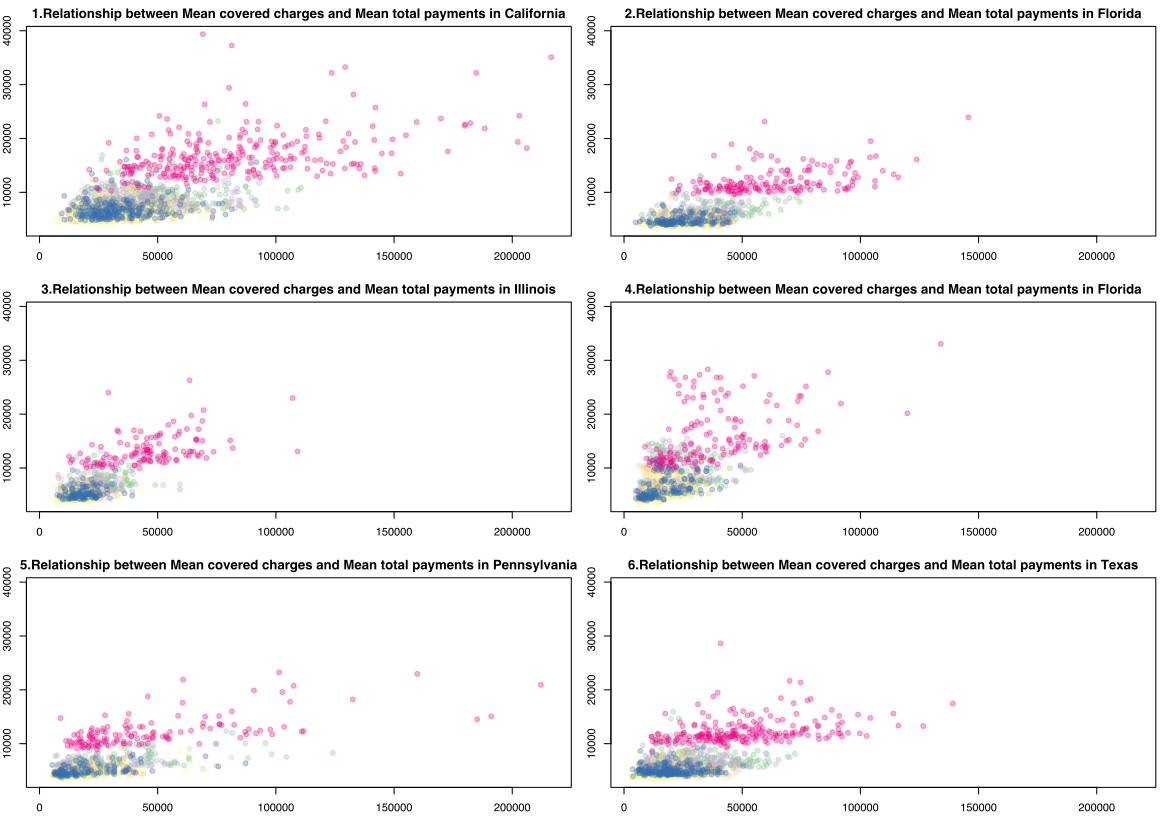

Generate this figure with R:
library(tidyverse)
library(RColorBrewer)
setwd("~/GitHub/DataScienceSpecialization/Reproducible Research/Week 1")
payments <- read_csv("payments.csv")
##Selecting a color palette with six levels
cols<-brewer.pal(n=6,name="Accent")
d <- t(col2rgb(cols))
cols <- paste0(rgb(d,maxColorValue = 255),"50")
par(mfrow = c(3,2),mar = c(3,2,2,1))
##limits for x and y axis in the plots
xmax <- max(payments$Average.Covered.Charges)
xmin <- min(payments$Average.Covered.Charges)
xlim <- c(xmin,xmax)
ymax <- max(payments$Average.Total.Payments)
ymin <- min(payments$Average.Total.Payments)
ylim <- c(ymin,ymax)
##Filtering the data to make the first plot
temp <- filter(payments, Provider.State == "CA")
cols_drg <- character(length(temp$DRG.Definition))
for(i in 1:length(temp$DRG.Definition)) cols_drg[i] <- switch(temp$DRG.Definition[i],"194 - SIMPLE PNEUMONIA & PLEURISY W CC" = cols[1],"292 - HEART FAILURE & SHOCK W CC" = cols[2], "392 - ESOPHAGITIS, GASTROENT & MISC DIGEST DISORDERS W/O MCC" = cols[3], "641 - MISC DISORDERS OF NUTRITION,METABOLISM,FLUIDS/ELECTROLYTES W/O MCC" = cols[4], "690 - KIDNEY & URINARY TRACT INFECTIONS W/O MCC" = cols[5], "871 - SEPTICEMIA OR SEVERE SEPSIS W/O MV 96+ HOURS W MCC" = cols[6])
plot(temp$Average.Covered.Charges,temp$Average.Total.Payments, col=cols_drg, pch = 19, xlab = "Mean Covered Charges (USD)", ylab = "Mean Total Payments (USD)",main = "1.Relationship between Mean covered charges and Mean total payments in California",ylim = ylim, xlim = xlim)
##Filtering the data to make the second plot
temp <- filter(payments, Provider.State == "FL")
for(i in 1:length(temp$DRG.Definition)) cols_drg[i] <- switch(temp$DRG.Definition[i],"194 - SIMPLE PNEUMONIA & PLEURISY W CC" = cols[1],"292 - HEART FAILURE & SHOCK W CC" = cols[2], "392 - ESOPHAGITIS, GASTROENT & MISC DIGEST DISORDERS W/O MCC" = cols[3], "641 - MISC DISORDERS OF NUTRITION,METABOLISM,FLUIDS/ELECTROLYTES W/O MCC" = cols[4], "690 - KIDNEY & URINARY TRACT INFECTIONS W/O MCC" = cols[5], "871 - SEPTICEMIA OR SEVERE SEPSIS W/O MV 96+ HOURS W MCC" = cols[6])
plot(temp$Average.Covered.Charges,temp$Average.Total.Payments, col=cols_drg, pch = 19, xlab = "Mean Covered Charges (USD)", ylab = "Mean Total Payments (USD)",main = "2.Relationship between Mean covered charges and Mean total payments in Florida",ylim = ylim, xlim = xlim)
##Filtering the data to make the third plot
temp <- filter(payments, Provider.State == "IL")
for(i in 1:length(temp$DRG.Definition)) cols_drg[i] <- switch(temp$DRG.Definition[i],"194 - SIMPLE PNEUMONIA & PLEURISY W CC" = cols[1],"292 - HEART FAILURE & SHOCK W CC" = cols[2], "392 - ESOPHAGITIS, GASTROENT & MISC DIGEST DISORDERS W/O MCC" = cols[3], "641 - MISC DISORDERS OF NUTRITION,METABOLISM,FLUIDS/ELECTROLYTES W/O MCC" = cols[4], "690 - KIDNEY & URINARY TRACT INFECTIONS W/O MCC" = cols[5], "871 - SEPTICEMIA OR SEVERE SEPSIS W/O MV 96+ HOURS W MCC" = cols[6])
plot(temp$Average.Covered.Charges,temp$Average.Total.Payments, col=cols_drg, pch = 19, xlab = "Mean Covered Charges (USD)", ylab = "Mean Total Payments (USD)",main = "3.Relationship between Mean covered charges and Mean total payments in Illinois",ylim = ylim, xlim = xlim)
##Filtering the data to make the fourth plot
temp <- filter(payments, Provider.State == "NY")
for(i in 1:length(temp$DRG.Definition)) cols_drg[i] <- switch(temp$DRG.Definition[i],"194 - SIMPLE PNEUMONIA & PLEURISY W CC" = cols[1],"292 - HEART FAILURE & SHOCK W CC" = cols[2], "392 - ESOPHAGITIS, GASTROENT & MISC DIGEST DISORDERS W/O MCC" = cols[3], "641 - MISC DISORDERS OF NUTRITION,METABOLISM,FLUIDS/ELECTROLYTES W/O MCC" = cols[4], "690 - KIDNEY & URINARY TRACT INFECTIONS W/O MCC" = cols[5], "871 - SEPTICEMIA OR SEVERE SEPSIS W/O MV 96+ HOURS W MCC" = cols[6])
plot(temp$Average.Covered.Charges,temp$Average.Total.Payments, col=cols_drg, pch = 19, xlab = "Mean Covered Charges (USD)", ylab = "Mean Total Payments (USD)" ,main = "4.Relationship between Mean covered charges and Mean total payments in Florida",ylim = ylim, xlim = xlim)
##Filtering the data to make the fifth plot
temp <- filter(payments, Provider.State == "PA")
for(i in 1:length(temp$DRG.Definition)) cols_drg[i] <- switch(temp$DRG.Definition[i],"194 - SIMPLE PNEUMONIA & PLEURISY W CC" = cols[1],"292 - HEART FAILURE & SHOCK W CC" = cols[2], "392 - ESOPHAGITIS, GASTROENT & MISC DIGEST DISORDERS W/O MCC" = cols[3], "641 - MISC DISORDERS OF NUTRITION,METABOLISM,FLUIDS/ELECTROLYTES W/O MCC" = cols[4], "690 - KIDNEY & URINARY TRACT INFECTIONS W/O MCC" = cols[5], "871 - SEPTICEMIA OR SEVERE SEPSIS W/O MV 96+ HOURS W MCC" = cols[6])
plot(temp$Average.Covered.Charges,temp$Average.Total.Payments, col=cols_drg, pch = 19, xlab = "Mean Covered Charges (USD)", ylab = "Mean Total Payments (USD)" ,main = "5.Relationship between Mean covered charges and Mean total payments in Pennsylvania",ylim = ylim, xlim = xlim)
##Filtering the data to make the sixth plot
temp <- filter(payments, Provider.State == "TX")
for(i in 1:length(temp$DRG.Definition)) cols_drg[i] <- switch(temp$DRG.Definition[i],"194 - SIMPLE PNEUMONIA & PLEURISY W CC" = cols[1],"292 - HEART FAILURE & SHOCK W CC" = cols[2], "392 - ESOPHAGITIS, GASTROENT & MISC DIGEST DISORDERS W/O MCC" = cols[3], "641 - MISC DISORDERS OF NUTRITION,METABOLISM,FLUIDS/ELECTROLYTES W/O MCC" = cols[4], "690 - KIDNEY & URINARY TRACT INFECTIONS W/O MCC" = cols[5], "871 - SEPTICEMIA OR SEVERE SEPSIS W/O MV 96+ HOURS W MCC" = cols[6])
plot(temp$Average.Covered.Charges,temp$Average.Total.Payments, col=cols_drg, pch = 19, xlab = "Mean Covered Charges (USD)", ylab = "Mean Total Payments (USD)" ,main = "6.Relationship between Mean covered charges and Mean total payments in Texas",ylim = ylim, xlim = xlim)

dev.copy2pdf()
